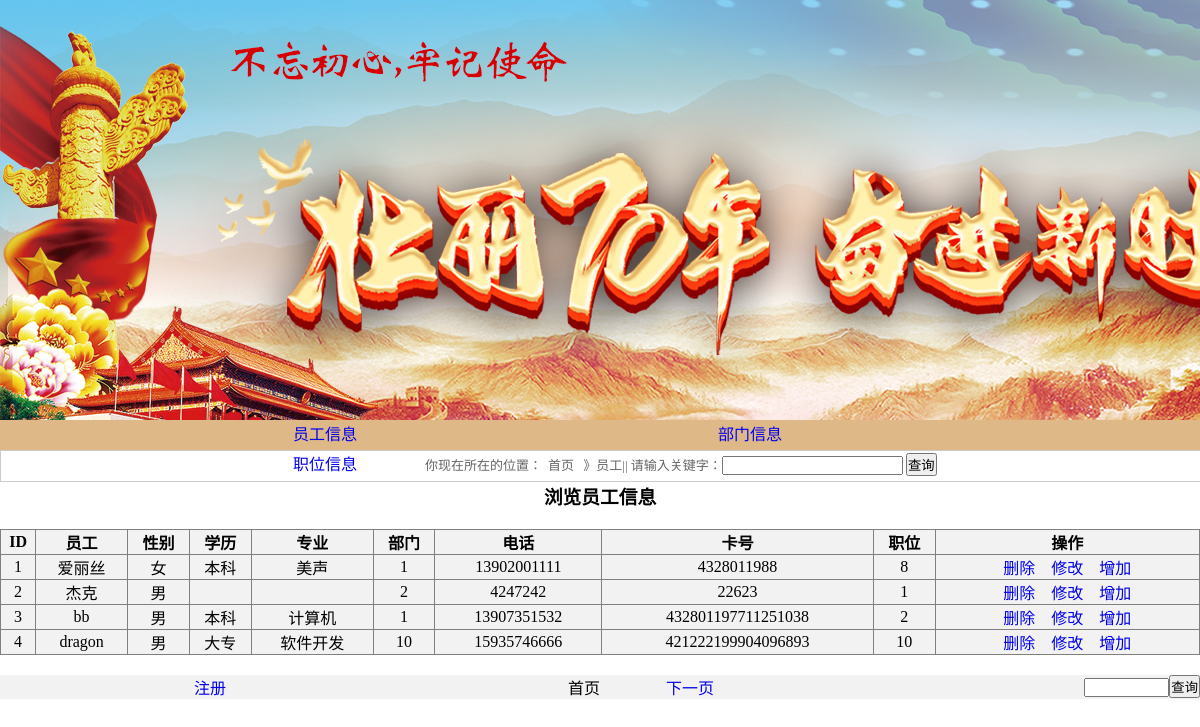
Page /HR/emp.php on the committed database.
### tables this page shows
CREATE TABLE `employee_inf` (
  `ID` int(11) NOT NULL AUTO_INCREMENT,
  `DEPT_ID` int(11) NOT NULL,
  `JOB_ID` int(11) NOT NULL,
  `SAL_ID` int(11) DEFAULT NULL,
  `NAME` varchar(20) NOT NULL,
  `CARD_ID` varchar(18) NOT NULL,
  `ADDRESS` varchar(50) NOT NULL,
  `POST_CODE` varchar(50) DEFAULT NULL,
  `TEL` varchar(16) DEFAULT NULL,
  `PHONE` varchar(11) NOT NULL,
  `QQ_NUM` varchar(10) DEFAULT NULL,
  `EMAIL` varchar(50) NOT NULL,
  `SEX` int(11) NOT NULL DEFAULT '1',
  `PARTY` varchar(10) DEFAULT NULL,
  `BIRTHDAY` datetime DEFAULT NULL,
  `RACE` varchar(100) DEFAULT NULL,
  `EDUCATION` varchar(10) DEFAULT NULL,
  `SPECIALITY` varchar(20) DEFAULT NULL,
  `HOBBY` varchar(100) DEFAULT NULL,
  `REMARK` varchar(500) DEFAULT NULL,
  `CREATE_DATE` timestamp NOT NULL DEFAULT CURRENT_TIMESTAMP,
  PRIMARY KEY (`ID`),
  KEY `FK_EMP_DEPT` (`DEPT_ID`),
  KEY `FK_EMP_JOB` (`JOB_ID`),
  KEY `AK_FK_EMP_SAL` (`SAL_ID`),
  CONSTRAINT `FK_EMP_DEPT` FOREIGN KEY (`DEPT_ID`) REFERENCES `dept_inf` (`ID`),
  CONSTRAINT `FK_EMP_JOB` FOREIGN KEY (`JOB_ID`) REFERENCES `job_inf` (`ID`),
  CONSTRAINT `FK_FK_EMP_SAL` FOREIGN KEY (`SAL_ID`) REFERENCES `salary_inf` (`ID`)
);

### HR/emp.php (the view, shortened to what this page needs)
<html>
	<body>
	<div class="box">
		<div class="header">
		</div>
		<div class="menu">
			 	<ul>
			 		<li><a href="emp.php" target="ms">员工信息</a></li>
			 		<li><a href="dept.php" target="ms">部门信息</a></li>
					<li><a href="job.php" target="ms">职位信息</a></li>
			 	</ul>
		</div>
		<div class="content">
		      <div class="content_1">
		                 <form action="empaction.php?action=sel" method="post" accept-charset="utf-8">
		                 <span>你现在所在的位置：<a href="#">首页 </a>》员工||
		                   请输入关键字：<input type="text" name="name"/>
		                   <input type="submit" value="查询">
		                   </span>
		                 </form>
		             </div>
	<center>
<h3>浏览员工信息</h3>
    <table width="700" border="1">
        <tr>
            <th>ID</th>
            <th>员工</th>
            <th>性别</th>
			<th>学历</th>
			<th>专业</th>
            <th>部门</th>
            <th>电话</th>
            <th>卡号</th>
			<th>职位</th>
            <th>操作</th>
        </tr>
        <?php
        $q = "SELECT count(ID) FROM employee_inf";
		$num=mysql_result($q,0,0);
		$pagesize=4;
		$maxpage=ceil($num/$pagesize);
		if(isset($_GET['p']))
		{$page=$_GET['p'];}
		else
		{$page=1;}
		if(isset($_POST['txtselect']))
		{
			$uid=$_POST['txtselect'];
			$sql="select ID,NAME,SEX,EDUCATION,SPECIALITY,DEPT_ID,PHONE,CARD_ID,JOB_ID  FROM employee_inf where NAME='".$uid."'";
		}
		else
		{
			$start=($page-1)*4;
			$sql="select ID,NAME,SEX,EDUCATION,SPECIALITY,DEPT_ID,PHONE,CARD_ID,JOB_ID  FROM employee_inf  limit $start,$pagesize";
		}
		$query=mysql_query($sql);
		while($row=mysql_fetch_array($query))
		{
			$id=$row['ID'];
			$name=$row['NAME'];
			$sex=$row['SEX'];
			if($sex==1)
			{$sex='男';}
			else
			{$sex='女';}
			$edc=$row['EDUCATION'];
			$spec=$row['SPECIALITY'];
			$dept=$row['DEPT_ID'];
			$phone=$row['PHONE'];
			$card=$row['CARD_ID'];
			$job=$row['JOB_ID'];
            echo "<tr>";
            echo "<td>".$id."</td>";
            echo "<td>".$name."</td>";
            echo "<td>".$sex."</td>";
			echo "<td>".$edc."</td>";
			echo "<td>".$spec."</td>";
            echo "<td>".$dept."</td>";
            echo "<td>".$phone."</td>";
            echo "<td>".$card."</td>";
			echo "<td>".$job."</td>";
            echo "<td>
                    <a href='javascript:doDel(".$id.")'>删除</a>
                    <a href='empedit.php?id=($id)'>修改</a>
					<a href='empadd.php'>增加</a>
                  </td>";
            echo "</tr>";
        }
        ?>
    </table>
	<?php
	echo "<table border=0 align='center' width='500'>";
	echo "<tr  valign='top'>";
	echo "<td><a href='empadd.php' width=35%>注册</a></td>";
	$prew=$page-1;
	$next=$page+1;
	if($page<=1)
	{
		echo "<td width=15% align='right'>首页</td>";
	}
	else
	{
		echo "<td width=15% align='right'><a href='?p=$prew'>上一页</a></td>";
	}
	if($page>$maxpage && $page>1)
	{
		echo "<td width=15%>尾页</td>";
	}
	else
	{
		echo "<td width=15%><a href='?p=$next'>下一页</a></td>";
	}
	echo "<td width=35% align='right'>";
	echo "<form name='frm1' method='post' action=''>";
	echo "<input type='text' name='txtselect' size=8>";
	echo "<input type='submit' value='查询' name='subselect'>";
	echo "</form>";
	echo "</td>";
	echo "</tr>";
	echo "</table>";
	?>
</center>
</div>
	</body>
</html>

### HR/emp.php (style rules this page uses)
* { margin: 0;padding: 0; }
.header { width: 100%; height: 425px; background-image: url(img/1.jpg); }
.menu { background-color: burlywood; margin-top: -5px; }
ul { margin: 0 auto; list-style: none; height: 30px; line-height: 30px; }
ul li { width: 200px; text-align: center; margin: 0 auto; margin-left: 225px; float: left; }
a { text-decoration: none; margin: 0 auto; padding: 6px; }
.content { width:100%; margin:0 auto; }
.content_1 { width:100%;border:1px solid #ccc; height:30px; }
span { color: #666; font-size:13px; line-height:30px; }
span a { color: #666; text-decoration:none; }
table { width:100%; border-collapse:collapse; background:#f2f2f2; margin:auto; text-align:center; margin-top:20px; }

### rows in the picture
employee_inf: ID "1", NAME "爱丽丝", SEX "女", EDUCATION "本科", SPECIALITY "美声", DEPT_ID "1", PHONE "13902001111", CARD_ID "4328011988", JOB_ID "8"
employee_inf: ID "2", NAME "杰克", SEX "男", DEPT_ID "2", PHONE "4247242", CARD_ID "22623", JOB_ID "1"
employee_inf: ID "3", NAME "bb", SEX "男", EDUCATION "本科", SPECIALITY "计算机", DEPT_ID "1", PHONE "13907351532", CARD_ID "432801197711251038", JOB_ID "2"
employee_inf: ID "4", NAME "dragon", SEX "男", EDUCATION "大专", SPECIALITY "软件开发", DEPT_ID "10", PHONE "15935746666", CARD_ID "421222199904096893", JOB_ID "10"
